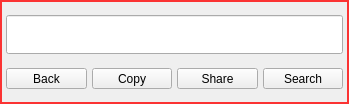
<?xml version="1.0" encoding="UTF-8"?>
<ui version="4.0">
 <class>dlgSetText</class>
 <widget class="QDialog" name="dlgSetText">
  <property name="geometry">
   <rect>
    <x>0</x>
    <y>0</y>
    <width>349</width>
    <height>104</height>
   </rect>
  </property>
  <property name="windowTitle">
   <string>Dialog</string>
  </property>
  <property name="styleSheet">
   <string notr="true">QDialog{	
	/*background-color: rgb(255, 25, 25);*/	
		
	border-style:solid;						
	border-width:2px;						
	border-color:rgb(251, 51, 51);		
}</string>
  </property>
  <layout class="QVBoxLayout" name="verticalLayout">
   <property name="spacing">
    <number>5</number>
   </property>
   <property name="leftMargin">
    <number>6</number>
   </property>
   <property name="topMargin">
    <number>6</number>
   </property>
   <property name="rightMargin">
    <number>6</number>
   </property>
   <property name="bottomMargin">
    <number>6</number>
   </property>
   <item>
    <widget class="QLineEdit" name="lineEdit">
     <property name="font">
      <font>
       <pointsize>20</pointsize>
      </font>
     </property>
    </widget>
   </item>
   <item>
    <layout class="QHBoxLayout" name="horizontalLayout">
     <item>
      <widget class="QToolButton" name="btnBack">
       <property name="sizePolicy">
        <sizepolicy hsizetype="Preferred" vsizetype="Fixed">
         <horstretch>0</horstretch>
         <verstretch>0</verstretch>
        </sizepolicy>
       </property>
       <property name="text">
        <string>Back</string>
       </property>
      </widget>
     </item>
     <item>
      <widget class="QToolButton" name="btnCopy">
       <property name="sizePolicy">
        <sizepolicy hsizetype="Preferred" vsizetype="Fixed">
         <horstretch>0</horstretch>
         <verstretch>0</verstretch>
        </sizepolicy>
       </property>
       <property name="text">
        <string>Copy</string>
       </property>
      </widget>
     </item>
     <item>
      <widget class="QToolButton" name="btnShare">
       <property name="sizePolicy">
        <sizepolicy hsizetype="Preferred" vsizetype="Fixed">
         <horstretch>0</horstretch>
         <verstretch>0</verstretch>
        </sizepolicy>
       </property>
       <property name="text">
        <string>Share</string>
       </property>
      </widget>
     </item>
     <item>
      <widget class="QToolButton" name="btnSearch">
       <property name="sizePolicy">
        <sizepolicy hsizetype="Preferred" vsizetype="Fixed">
         <horstretch>0</horstretch>
         <verstretch>0</verstretch>
        </sizepolicy>
       </property>
       <property name="text">
        <string>Search</string>
       </property>
      </widget>
     </item>
    </layout>
   </item>
  </layout>
 </widget>
 <resources/>
 <connections/>
</ui>
